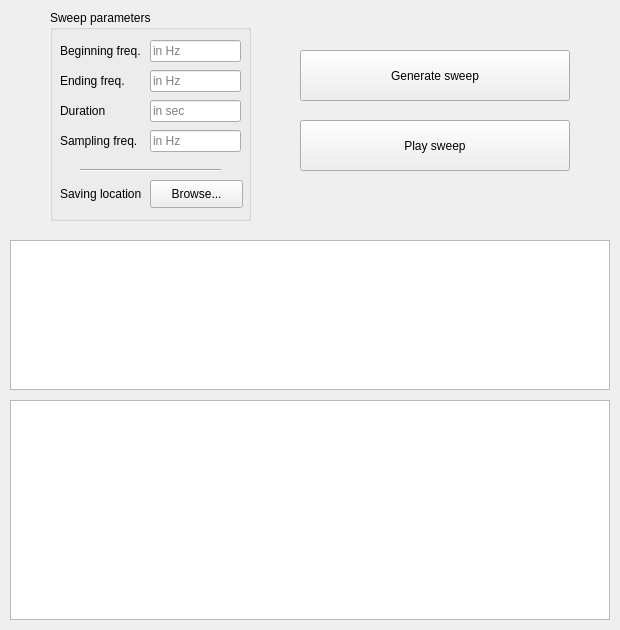
<?xml version="1.0" encoding="UTF-8"?>
<ui version="4.0">
 <class>MainWindow</class>
 <widget class="QMainWindow" name="MainWindow">
  <property name="geometry">
   <rect>
    <x>0</x>
    <y>0</y>
    <width>620</width>
    <height>630</height>
   </rect>
  </property>
  <property name="windowTitle">
   <string>MainWindow</string>
  </property>
  <widget class="QWidget" name="centralwidget">
   <widget class="PlotWidget" name="spectro_plot">
    <property name="enabled">
     <bool>true</bool>
    </property>
    <property name="geometry">
     <rect>
      <x>10</x>
      <y>400</y>
      <width>600</width>
      <height>220</height>
     </rect>
    </property>
   </widget>
   <widget class="PlotWidget" name="sweep_plot">
    <property name="geometry">
     <rect>
      <x>10</x>
      <y>240</y>
      <width>600</width>
      <height>150</height>
     </rect>
    </property>
   </widget>
   <widget class="QGroupBox" name="params_box">
    <property name="geometry">
     <rect>
      <x>50</x>
      <y>10</y>
      <width>201</width>
      <height>211</height>
     </rect>
    </property>
    <property name="title">
     <string>Sweep parameters</string>
    </property>
    <widget class="QLabel" name="label">
     <property name="geometry">
      <rect>
       <x>10</x>
       <y>30</y>
       <width>91</width>
       <height>21</height>
      </rect>
     </property>
     <property name="text">
      <string>Beginning freq.</string>
     </property>
    </widget>
    <widget class="QLabel" name="label_2">
     <property name="geometry">
      <rect>
       <x>10</x>
       <y>60</y>
       <width>91</width>
       <height>21</height>
      </rect>
     </property>
     <property name="text">
      <string>Ending freq.</string>
     </property>
    </widget>
    <widget class="QLineEdit" name="beg_freq">
     <property name="geometry">
      <rect>
       <x>100</x>
       <y>30</y>
       <width>91</width>
       <height>22</height>
      </rect>
     </property>
     <property name="placeholderText">
      <string>in Hz</string>
     </property>
    </widget>
    <widget class="QLineEdit" name="end_freq">
     <property name="geometry">
      <rect>
       <x>100</x>
       <y>60</y>
       <width>91</width>
       <height>22</height>
      </rect>
     </property>
     <property name="placeholderText">
      <string>in Hz</string>
     </property>
    </widget>
    <widget class="QLineEdit" name="duration">
     <property name="geometry">
      <rect>
       <x>100</x>
       <y>90</y>
       <width>91</width>
       <height>22</height>
      </rect>
     </property>
     <property name="placeholderText">
      <string>in sec</string>
     </property>
    </widget>
    <widget class="QLabel" name="label_3">
     <property name="geometry">
      <rect>
       <x>10</x>
       <y>90</y>
       <width>91</width>
       <height>21</height>
      </rect>
     </property>
     <property name="text">
      <string>Duration</string>
     </property>
    </widget>
    <widget class="QLineEdit" name="srate">
     <property name="geometry">
      <rect>
       <x>100</x>
       <y>120</y>
       <width>91</width>
       <height>22</height>
      </rect>
     </property>
     <property name="placeholderText">
      <string>in Hz</string>
     </property>
    </widget>
    <widget class="QLabel" name="label_4">
     <property name="geometry">
      <rect>
       <x>10</x>
       <y>120</y>
       <width>91</width>
       <height>21</height>
      </rect>
     </property>
     <property name="text">
      <string>Sampling freq.</string>
     </property>
    </widget>
    <widget class="QPushButton" name="save_button">
     <property name="geometry">
      <rect>
       <x>100</x>
       <y>170</y>
       <width>93</width>
       <height>28</height>
      </rect>
     </property>
     <property name="text">
      <string>Browse...</string>
     </property>
    </widget>
    <widget class="QLabel" name="label_5">
     <property name="geometry">
      <rect>
       <x>10</x>
       <y>170</y>
       <width>91</width>
       <height>28</height>
      </rect>
     </property>
     <property name="text">
      <string>Saving location</string>
     </property>
    </widget>
    <widget class="Line" name="line">
     <property name="geometry">
      <rect>
       <x>30</x>
       <y>140</y>
       <width>141</width>
       <height>41</height>
      </rect>
     </property>
     <property name="orientation">
      <enum>Qt::Horizontal</enum>
     </property>
    </widget>
   </widget>
   <widget class="QPushButton" name="gen_button">
    <property name="geometry">
     <rect>
      <x>300</x>
      <y>50</y>
      <width>270</width>
      <height>51</height>
     </rect>
    </property>
    <property name="text">
     <string>Generate sweep</string>
    </property>
   </widget>
   <widget class="QPushButton" name="play_button">
    <property name="geometry">
     <rect>
      <x>300</x>
      <y>120</y>
      <width>270</width>
      <height>51</height>
     </rect>
    </property>
    <property name="text">
     <string>Play sweep</string>
    </property>
   </widget>
  </widget>
 </widget>
 <customwidgets>
  <customwidget>
   <class>PlotWidget</class>
   <extends>QGraphicsView</extends>
   <header location="global">pyqtgraph</header>
  </customwidget>
 </customwidgets>
 <resources/>
 <connections/>
</ui>
